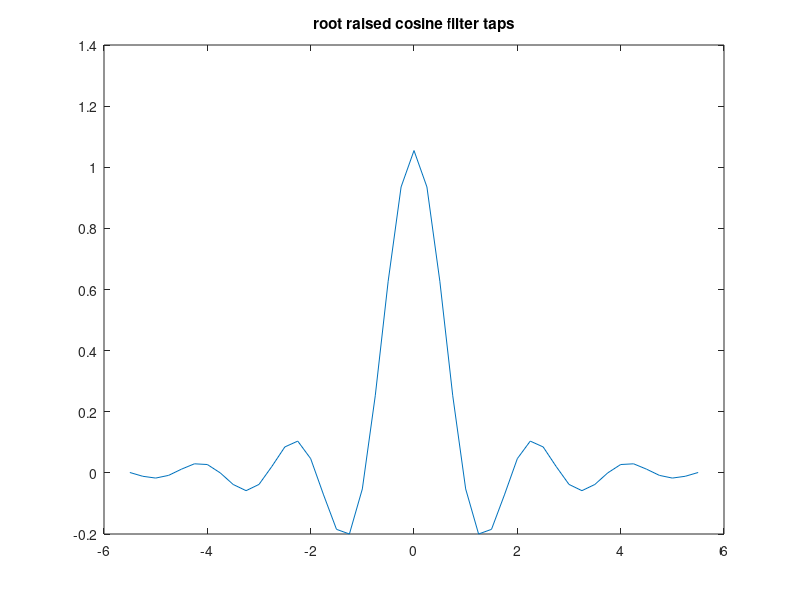
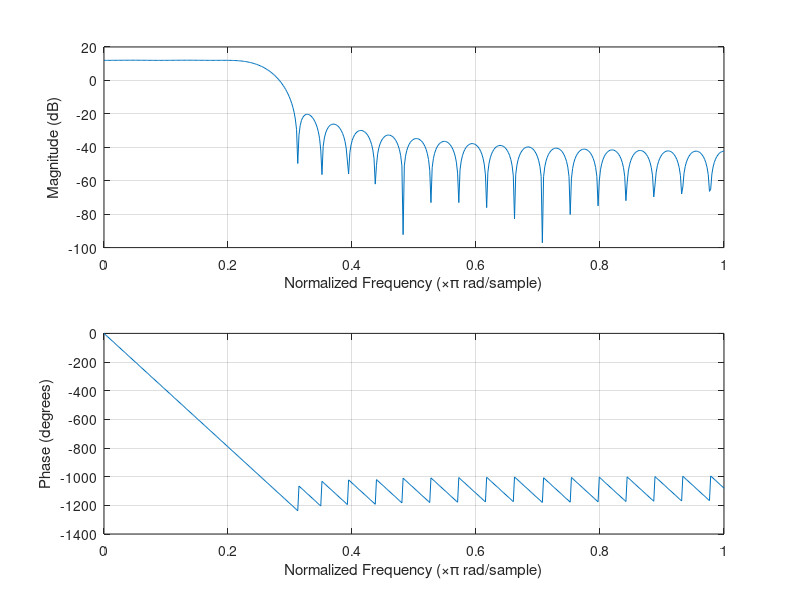

Write the MATLAB code that produced these figures, in order.
clc;
clear all;
close all;

%Equation from https://en.wikipedia.org/wiki/Root-raised-cosine_filter

%Parameters
nb_sample = 2^10;
Fsymb = 1;
Fsamp = 4;
roll_off = 0.2;

%Init
Ts=1/Fsymb;
Tsamp=1/Fsamp;
t=(-5.5:Tsamp:5.5);

%Filter coefficients
h_zero = 1/Ts*(1+roll_off*(4/pi-1));
h_Ts_4_roll_off = roll_off/Ts/sqrt(2) * [(1+2/pi) * sin(pi/4/roll_off) + (1-2/pi) * cos(pi/4/roll_off)];
h= 1/Ts * (sin(pi*t/Ts*(1-roll_off)) + 4*roll_off*t/Ts.*cos(pi*t/Ts*(1+roll_off))) ./ (pi * t/Ts .* [1-(4*roll_off*t/Ts).^2]);

%Replace the h_zero
for k=1:length(t)
  if t(k)==0
    h(k)=h_zero;
  endif
end;

%Replace the h_Ts_4_roll_off
for k=1:length(t)
  if t(k)==Ts/4/roll_off
    h(k)=h_Ts_4_roll_off;
    printf('found h_Ts_4_roll_off\n');
  endif
  if t(k)==-Ts/4/roll_off
    h(k)=h_Ts_4_roll_off;
    printf('-found h_Ts_4_roll_off\n');
  endif
end;

%Plot the taps
figure(1);
x_axis = t;
plot(x_axis,h);
title('root raised cosine filter taps');

%Plot the reponse
figure(2);
freqz(h,1,512);

%Save taps
fid=fopen('taps.txt','w');
fprintf(fid,'%f\n',h);
fclose(fid);
